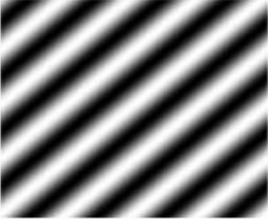
%> input picture Resources/q4/Img2a.png, 268 x 219 px
$ octave --eval "q1('../Resources/q4/Img2a.png');"   (GNU Octave 9; MATLAB toolbox functions it lacks are replaced by stand-ins)
%> lines starting %> are read from the running program, lines starting %| are printed output that depends on the picture
function [] = q1(image)
%> called with image = '../Resources/q4/Img2a.png'
    img = imread(image);
%> img is the input picture: size 219x268x3 uint8; min 0, max 255, mean 127.5
    figure(1); imshow(img)%,title('Original');

    %%%USING INBUILT%%%

    %img = rgb2gray(img);
    y = fft2(img);
    F = abs(y);% Get the magnitude
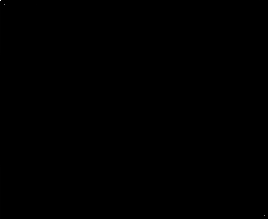
%> F: size 219x268x3 double; min 0.467, max 7483287, mean 790.7; drawn with min black and max white
    %Fsh = fftshift(y); % Center FFT
    F = log(abs(F)+1); % Use log, for perceptual scaling, and +1 since log(0) is undefined
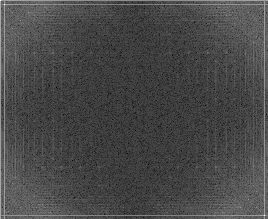
%> F: size 219x268x3 double; min 0.383, max 15.83, mean 4.82; drawn with min black and max white
    %F = mat2gray(F); % Use mat2gray to scale the image between 0 and 1
    % Display the result
    disp(y);
    figure(2); imshow(F,[]), title('Using inbuilt');
    %test_fft(image);
%%%RECURSIVE CODE%%%%

    function x =FFT2_f(x)
        [R,C]=size(x);
%> R = 219; C = 804

        for i=1:R
            y=x(i,:);
            x(i,:)=FFT_f(double(y));
        end
%> this loop made 1 pass

        for j=1:C
            y(1,:)=x(:,j);
            x(:,j)=FFT_f(double(y));
        end

        %%%%%%Display the output%%%%%
        figure(3); imshow((x)),title('Recursive Code Result');

        figure(4);imshow(ifft2(x)),title('Result of IFFT2');
    end


    function [out] = FFT_f(inp)

        [r, c] = size(inp);
        total_size = r + c -1;
        if size(inp, 2) == 1
            out = inp;
        else
            inp = double(inp);

            f1  = FFT_f(inp(1:2:total_size));
            f2  = FFT_f(inp(2:2:total_size));

            no = size(inp,2);

            q   = double(exp((-2*1i*pi/no).*(0:no/2-1)));

%> (the run ends here)

$ run again, on Resources/q4/Img2b.png
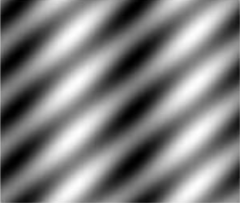
%> input picture Resources/q4/Img2b.png, 240 x 203 px
%> in q1, img is the input picture: size 203x240x3 uint8; min 0, max 254, mean 126.5
%> in q1, `F = log(abs(F)+1);`:
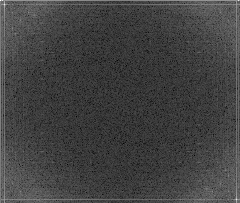
%> F: size 203x240x3 double; min 0.725, max 15.63, mean 4.61; drawn with min black and max white
%> the loop in FFT2_f, `for i=1:R` made 1 pass
